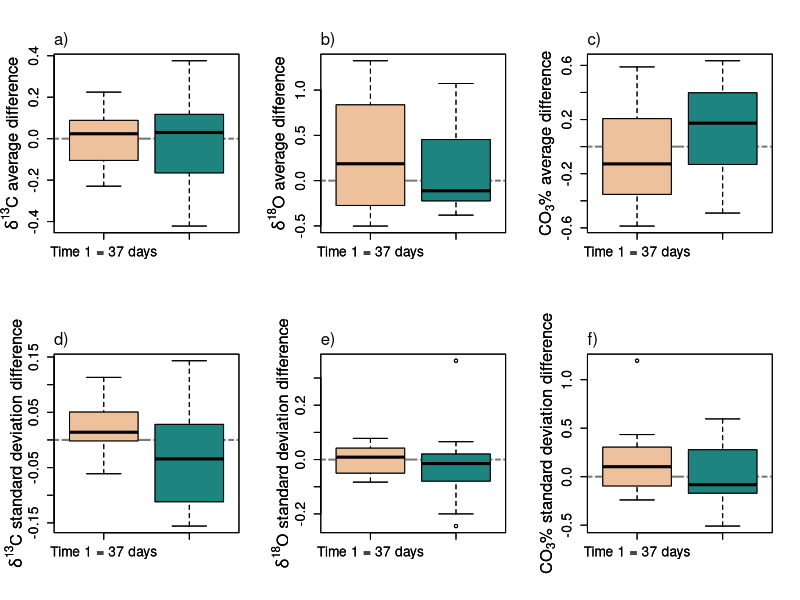

Recreate this plot in R.
library(readxl)
StorageCondExp <- read_excel("StorageCondExp.xlsx")

library(tidyr)
scdata <- separate(StorageCondExp, "Sample ID", sep="-",into=c("SLC20","tooth",
                                                                "AB","treat"))
library(dplyr)
cabinetT1 <- filter(scdata,AB=="A",Time=="T1")
cabinetT2 <- filter(scdata,AB=="A",Time=="T2")
desiccatorT1 <- filter(scdata,AB=="B",Time=="T1")
desiccatorT2 <- filter(scdata,AB=="B",Time=="T2")

library(data.table)

dtcabinetT1 <- data.table(cabinetT1)
dtcabinetT2 <- data.table(cabinetT2)
dtdesiccatorT1 <- data.table(desiccatorT1)
dtdesiccatorT2 <- data.table(desiccatorT2)

dtcabinetT1$Sample <- paste(dtcabinetT1$tooth, dtcabinetT1$`AB`, dtcabinetT1$Time)
dtcabinetT2$Sample <- paste(dtcabinetT2$tooth, dtcabinetT2$`AB`, dtcabinetT2$Time)
dtdesiccatorT1$Sample <- paste(dtdesiccatorT1$tooth, dtdesiccatorT1$`AB`, dtdesiccatorT1$Time)
dtdesiccatorT2$Sample <- paste(dtdesiccatorT2$tooth, dtdesiccatorT2$`AB`, dtdesiccatorT2$Time)

dtcabinetT1[,"SLC20":=NULL][,"tooth":=NULL][,"AB":=NULL][,"Time":=NULL][
  ,"avgdc":=mean(dC),by="Sample"][,"avgdo":=mean(dO),by="Sample"][
    ,"avgco3":=mean(CO3),by="Sample"][,"stdevdc":=sd(dC),by="Sample"][
      ,"stdevdo":=sd(dO),by="Sample"][,"stdevco3":=sd(CO3),by="Sample"]

dtcabinetT2[,"SLC20":=NULL][,"tooth":=NULL][,"AB":=NULL][,"Time":=NULL][
  ,"avgdc":=mean(dC),by="Sample"][,"avgdo":=mean(dO),by="Sample"][
    ,"avgco3":=mean(CO3),by="Sample"][,"stdevdc":=sd(dC),by="Sample"][
      ,"stdevdo":=sd(dO),by="Sample"][,"stdevco3":=sd(CO3),by="Sample"]

dtdesiccatorT1[,"SLC20":=NULL][,"tooth":=NULL][,"AB":=NULL][,"Time":=NULL][
  ,"avgdc":=mean(dC),by="Sample"][,"avgdo":=mean(dO),by="Sample"][
    ,"avgco3":=mean(CO3),by="Sample"][,"stdevdc":=sd(dC),by="Sample"][
      ,"stdevdo":=sd(dO),by="Sample"][,"stdevco3":=sd(CO3),by="Sample"]

dtdesiccatorT2[,"SLC20":=NULL][,"tooth":=NULL][,"AB":=NULL][,"Time":=NULL][
  ,"avgdc":=mean(dC),by="Sample"][,"avgdo":=mean(dO),by="Sample"][
    ,"avgco3":=mean(CO3),by="Sample"][,"stdevdc":=sd(dC),by="Sample"][
      ,"stdevdo":=sd(dO),by="Sample"][,"stdevco3":=sd(CO3),by="Sample"]


dtavgdcT1 <- data.table(dtcabinetT1$Sample,dtcabinetT1$avgdc,dtdesiccatorT1$avgdc)
setnames(dtavgdcT1,c("V1","V2","V3"),c("Sample", "cabinet.avg.dc","desiccator.avg.dc"))
dtavgdcT1 <- unique(dtavgdcT1)

dtavgdcT2 <- data.table(dtcabinetT2$Sample,dtcabinetT2$avgdc,dtdesiccatorT2$avgdc)
setnames(dtavgdcT2,c("V1","V2","V3"),c("Sample", "cabinet.avg.dc","desiccator.avg.dc"))
dtavgdcT2 <- unique(dtavgdcT2)

dtavgdoT1 <- data.table(dtcabinetT1$Sample,dtcabinetT1$avgdo,dtdesiccatorT1$avgdo)
setnames(dtavgdoT1,c("V1","V2","V3"),c("Sample", "cabinet.avg.do","desiccator.avg.do"))
dtavgdoT1 <- unique(dtavgdoT1)

dtavgdoT2 <- data.table(dtcabinetT2$Sample,dtcabinetT2$avgdo,dtdesiccatorT2$avgdo)
setnames(dtavgdoT2,c("V1","V2","V3"),c("Sample", "cabinet.avg.do","desiccator.avg.do"))
dtavgdoT2 <- unique(dtavgdoT2)

dtavgco3T1 <- data.table(dtcabinetT1$Sample,dtcabinetT1$avgco3,dtdesiccatorT1$avgco3)
setnames(dtavgco3T1,c("V1","V2","V3"),c("Sample", "cabinet.avg.co3","desiccator.avg.co3"))
dtavgco3T1 <- unique(dtavgco3T1)

dtavgco3T2 <- data.table(dtcabinetT2$Sample,dtcabinetT2$avgco3,dtdesiccatorT2$avgco3)
setnames(dtavgco3T2,c("V1","V2","V3"),c("Sample", "cabinet.avg.co3","desiccator.avg.co3"))
dtavgco3T2 <- unique(dtavgco3T2)

#stdev
dtstdevdcT1 <- data.table(dtcabinetT1$Sample,dtcabinetT1$stdevdc,dtdesiccatorT1$stdevdc)
setnames(dtstdevdcT1,c("V1","V2","V3"),c("Sample", "cabinet.stdev.dc","desiccator.stdev.dc"))
dtstdevdcT1 <- unique(dtstdevdcT1)

dtstdevdcT2 <- data.table(dtcabinetT2$Sample,dtcabinetT2$stdevdc,dtdesiccatorT2$stdevdc)
setnames(dtstdevdcT2,c("V1","V2","V3"),c("Sample", "cabinet.stdev.dc","desiccator.stdev.dc"))
dtstdevdcT2 <- unique(dtstdevdcT2)

dtstdevdoT1 <- data.table(dtcabinetT1$Sample,dtcabinetT1$stdevdo,dtdesiccatorT1$stdevdo)
setnames(dtstdevdoT1,c("V1","V2","V3"),c("Sample", "cabinet.stdev.do","desiccator.stdev.do"))
dtstdevdoT1 <- unique(dtstdevdoT1)

dtstdevdoT2 <- data.table(dtcabinetT2$Sample,dtcabinetT2$stdevdo,dtdesiccatorT2$stdevdo)
setnames(dtstdevdoT2,c("V1","V2","V3"),c("Sample", "cabinet.stdev.do","desiccator.stdev.do"))
dtstdevdoT2 <- unique(dtstdevdoT2)

dtstdevco3T1 <- data.table(dtcabinetT1$Sample,dtcabinetT1$stdevco3,dtdesiccatorT1$stdevco3)
setnames(dtstdevco3T1,c("V1","V2","V3"),c("Sample", "cabinet.stdev.co3","desiccator.stdev.co3"))
dtstdevco3T1 <- unique(dtstdevco3T1)

dtstdevco3T2 <- data.table(dtcabinetT2$Sample,dtcabinetT2$stdevco3,dtdesiccatorT2$stdevco3)
setnames(dtstdevco3T2,c("V1","V2","V3"),c("Sample", "cabinet.stdev.co3","desiccator.stdev.co3"))
dtstdevco3T2 <- unique(dtstdevco3T2)


#avg diff
dtavgdcT1$dcdiff <- dtavgdcT1$desiccator.avg.dc - dtavgdcT1$cabinet.avg.dc
dtavgdcT2$dcdiff <- dtavgdcT2$desiccator.avg.dc - dtavgdcT2$cabinet.avg.dc

dtavgdoT1$dodiff <- dtavgdoT1$desiccator.avg.do - dtavgdoT1$cabinet.avg.do
dtavgdoT2$dodiff <- dtavgdoT2$desiccator.avg.do - dtavgdoT2$cabinet.avg.do

dtavgco3T1$co3diff <- dtavgco3T1$desiccator.avg.co3 - dtavgco3T1$cabinet.avg.co3
dtavgco3T2$co3diff <- dtavgco3T2$desiccator.avg.co3 - dtavgco3T2$cabinet.avg.co3

#stdev diff
dtstdevdcT1$dcdiff <- dtstdevdcT1$desiccator.stdev.dc - dtstdevdcT1$cabinet.stdev.dc
dtstdevdcT2$dcdiff <- dtstdevdcT2$desiccator.stdev.dc - dtstdevdcT2$cabinet.stdev.dc

dtstdevdoT1$dodiff <- dtstdevdoT1$desiccator.stdev.do - dtstdevdoT1$cabinet.stdev.do
dtstdevdoT2$dodiff <- dtstdevdoT2$desiccator.stdev.do - dtstdevdoT2$cabinet.stdev.do

dtstdevco3T1$co3diff <- dtstdevco3T1$desiccator.stdev.co3 - dtstdevco3T1$cabinet.stdev.co3
dtstdevco3T2$co3diff <- dtstdevco3T2$desiccator.stdev.co3 - dtstdevco3T2$cabinet.stdev.co3


library(grDevices)
##average box plots
par(mfrow=c(2,3))
boxplot(dtavgdcT1$dcdiff,dtavgdcT2$dcdiff,
        ylab = "",
        cex.axis = 1.25,
        at = c(1,2),
        names = c("Time 1 = 37 days", "Time 2 = 71 days"),
        col = c("#ecc19c", "#1e847f"))
title(ylab = expression(delta^{13}*'C average difference'), line = 2.25, cex.lab = 1.5)
abline(h=0, lty = 6, lwd = 2, col = "gray48")
boxplot(dtavgdcT1$dcdiff,dtavgdcT2$dcdiff, 
        ylab = "",
        cex.axis = 1.25,
        at = c(1,2),
        names = c("Time 1 = 37 days", "Time 2 = 71 days"),
        col = c("#ecc19c", "#1e847f"),
        add = TRUE)
title(ylab = expression(delta^{13}*'C average difference'), line = 2.25, cex.lab = 1.5)
mtext("a)", side = 3, line = 0.5, las = 1, adj = 0)

boxplot(dtavgdoT1$dodiff,dtavgdoT2$dodiff, 
        ylab = "",
        cex.axis = 1.25,
        at = c(1,2),
        names = c("Time 1 = 37 days", "Time 2 = 71 days"),
        col = c("#ecc19c", "#1e847f"))
title(ylab = expression(delta^{18}*'O average difference'), line = 2.25, cex.lab = 1.5)
abline(h=0, lty = 6, lwd = 2, col = "gray48")
boxplot(dtavgdoT1$dodiff,dtavgdoT2$dodiff, 
        ylab = "",
        cex.axis = 1.25,
        at = c(1,2),
        names = c("Time 1 = 37 days", "Time 2 = 71 days"),
        col = c("#ecc19c", "#1e847f"),
        add = TRUE)
title(ylab = expression(delta^{18}*'O average difference'), line = 2.25, cex.lab = 1.5)
mtext("b)", side = 3, line = 0.5, las = 1, adj = 0)

boxplot(dtavgco3T1$co3diff,dtavgco3T2$co3diff,
        ylab = "",
        cex.axis = 1.25,
        at = c(1,2),
        names = c("Time 1 = 37 days", "Time 2 = 71 days"),
        col = c("#ecc19c", "#1e847f"))
title(ylab = expression('CO'[3]*'% average difference'), line = 2.25, cex.lab = 1.5)
abline(h=0, lty = 6, lwd = 2, col = "gray48")
boxplot(dtavgco3T1$co3diff,dtavgco3T2$co3diff,
        ylab = "",
        cex.axis = 1.25,
        at = c(1,2),
        names = c("Time 1 = 37 days", "Time 2 = 71 days"),
        col = c("#ecc19c", "#1e847f"),
        add = TRUE)
title(ylab = expression('CO'[3]*'% average difference'), line = 2.25, cex.lab = 1.5)
mtext("c)", side = 3, line = 0.5, las = 1, adj = 0)

##stdev box plots
boxplot(dtstdevdcT1$dcdiff,dtstdevdcT2$dcdiff, 
        ylab = "",
        cex.axis = 1.25,
        at = c(1,2),
        names = c("Time 1 = 37 days", "Time 2 = 71 days"),
        col = c("#ecc19c", "#1e847f"))
title(ylab = expression(delta^{13}*'C standard deviation difference'), line = 2.25, cex.lab = 1.5)
abline(h=0, lty = 6, lwd = 2, col = "gray48")
boxplot(dtstdevdcT1$dcdiff,dtstdevdcT2$dcdiff, 
        ylab = "",
        cex.axis = 1.25,
        at = c(1,2),
        names = c("Time 1 = 37 days", "Time 2 = 71 days"),
        col = c("#ecc19c", "#1e847f"),
        add = TRUE)
title(ylab = expression(delta^{13}*'C standard deviation difference'), line = 2.25, cex.lab = 1.5)
mtext("d)", side = 3, line = 0.5, las = 1, adj = 0)

boxplot(dtstdevdoT1$dodiff,dtstdevdoT2$dodiff, 
        ylab = "",
        cex.axis = 1.25,
        at = c(1,2),
        names = c("Time 1 = 37 days", "Time 2 = 71 days"),
        col = c("#ecc19c", "#1e847f"))
title(ylab = expression(delta^{18}*'O standard deviation difference'), line = 2.25, cex.lab = 1.5)
abline(h=0, lty = 6, lwd = 2, col = "gray48")
boxplot(dtstdevdoT1$dodiff,dtstdevdoT2$dodiff, 
        ylab = "",
        cex.axis = 1.25,
        at = c(1,2),
        names = c("Time 1 = 37 days", "Time 2 = 71 days"),
        col = c("#ecc19c", "#1e847f"),
        add = TRUE)
title(ylab = expression(delta^{18}*'O standard deviation difference'), line = 2.25, cex.lab = 1.5)
mtext("e)", side = 3, line = 0.5, las = 1, adj = 0)

boxplot(dtstdevco3T1$co3diff,dtstdevco3T2$co3diff, 
        ylab = "",
        cex.axis = 1.25,
        at = c(1,2),
        names = c("Time 1 = 37 days", "Time 2 = 71 days"),
        col = c("#ecc19c", "#1e847f"))
title(ylab = expression('CO'[3]*'% standard deviation difference'), line = 2.25, cex.lab = 1.5)
abline(h=0, lty = 6, lwd = 2, col = "gray48")
boxplot(dtstdevco3T1$co3diff,dtstdevco3T2$co3diff,
        ylab = "",
        cex.axis = 1.25,
        at = c(1,2),
        names = c("Time 1 = 37 days", "Time 2 = 71 days"),
        col = c("#ecc19c", "#1e847f"),
        add = TRUE)
title(ylab = expression('CO'[3]*'% standard deviation difference'), line = 2.25, cex.lab = 1.5)
mtext("f)", side = 3, line = 0.5, las = 1, adj = 0)

##F-test
dc.ftest <- var.test(dtavgdcT1$dcdiff,dtavgdcT2$dcdiff)
do.ftest <- var.test(dtavgdoT1$dodiff,dtavgdoT2$dodiff)
co3.ftest <- var.test(dtavgco3T1$co3diff,dtavgco3T2$co3diff)


#t-tests
dcT1.avg.ttest <- t.test(dtavgdcT1$cabinet.avg.dc,dtavgdcT1$desiccator.avg.dc,paired=TRUE)
dcT2.avg.ttest <- t.test(dtavgdcT2$cabinet.avg.dc,dtavgdcT2$desiccator.avg.dc,paired=TRUE)
doT1.avg.ttest <- t.test(dtavgdoT1$cabinet.avg.do,dtavgdoT1$desiccator.avg.do,paired=TRUE)
doT2.avg.ttest <- t.test(dtavgdoT2$cabinet.avg.do,dtavgdoT2$desiccator.avg.do,paired=TRUE)
co3T1.avg.ttest <- t.test(dtavgco3T1$cabinet.avg.co3,dtavgco3T1$desiccator.avg.co3,paired=TRUE)
co3T2.avg.ttest <- t.test(dtavgco3T2$cabinet.avg.co3,dtavgco3T2$desiccator.avg.co3,paired=TRUE)


dcT1.stdev.ttest <- t.test(dtstdevdcT1$cabinet.stdev.dc,dtstdevdcT1$desiccator.stdev.dc,paired=TRUE)
dcT2.stdev.ttest <- t.test(dtstdevdcT2$cabinet.stdev.dc,dtstdevdcT2$desiccator.stdev.dc,paired=TRUE)
doT1.stdev.ttest <- t.test(dtstdevdoT1$cabinet.stdev.do,dtstdevdoT1$desiccator.stdev.do,paired=TRUE)
doT2.stdev.ttest <- t.test(dtstdevdoT2$cabinet.stdev.do,dtstdevdoT2$desiccator.stdev.do,paired=TRUE)
co3T1.stdev.ttest <- t.test(dtstdevco3T1$cabinet.stdev.co3,dtstdevco3T1$desiccator.stdev.co3,paired=TRUE)
co3T2.stdev.ttest <- t.test(dtstdevco3T2$cabinet.stdev.co3,dtstdevco3T2$desiccator.stdev.co3,paired=TRUE)


ftest.pvalues <- data.table(a = c("dc","do","co3"),
                            pvalue = c(dc.ftest$p.value,do.ftest$p.value,co3.ftest$p.value),
                            estimate = c(dc.ftest$estimate,do.ftest$estimate,co3.ftest$estimate))

ftest.pvalues[pvalue < 0.05, sig:="significant"][pvalue > 0.1, sig:="not"]
sd(dtavgdcT1$dcdiff)-sd(dtavgdcT2$dcdiff)

ttest.pvalues <- data.table(a = c("dcT1.avg","doT1.avg","co3T1.avg",
                                  "dcT2.avg","doT2.avg","co3T2.avg",
                                  "dcT1.stdev","doT1.stdev","co3T1.stdev",
                                  "dcT2.stdev","doT2.stdev","co3T2.stdev"),
                            pvalue = c(dcT1.avg.ttest$p.value,doT1.avg.ttest$p.value,
                                       co3T1.avg.ttest$p.value,
                                       dcT2.avg.ttest$p.value,doT2.avg.ttest$p.value,
                                       co3T2.avg.ttest$p.value,
                                       dcT1.stdev.ttest$p.value,doT1.stdev.ttest$p.value,
                                       co3T1.stdev.ttest$p.value,
                                       dcT2.stdev.ttest$p.value,doT2.stdev.ttest$p.value,
                                       co3T2.stdev.ttest$p.value),
                            estimate = c(dcT1.avg.ttest$estimate,doT1.avg.ttest$estimate,
                                         co3T1.avg.ttest$estimate,
                                         dcT2.avg.ttest$estimate,doT2.avg.ttest$estimate,
                                         co3T2.avg.ttest$estimate,
                                         dcT1.stdev.ttest$estimate,doT1.stdev.ttest$estimate,
                                         co3T1.stdev.ttest$estimate,
                                         dcT2.stdev.ttest$estimate,doT2.stdev.ttest$estimate,
                                         co3T2.stdev.ttest$estimate))


ttest.pvalues[pvalue < 0.05, sig:="significant"][pvalue > 0.1, sig:="not"]



